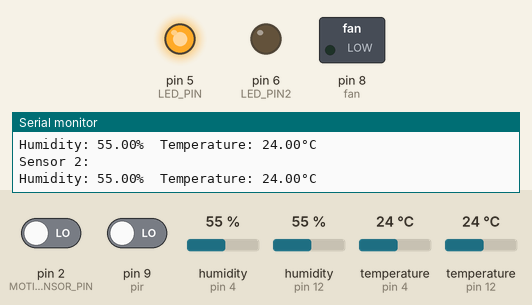
A sketch run on a simulated Arduino Uno, built with avr-gcc and run on an emulated ATmega328P. On the bench: switched loads named in the sketch (green lamp = pin HIGH), output pins drawn as LEDs (lit = HIGH), the last lines printed to the serial monitor. The test bench sets the inputs (shaded band); at power-on: humidity (sensors on pin 12, pin 4) 55 %, pin 9 (pir) LOW, pin 2 (MOTION_SENSOR_PIN) LOW, temperature (sensors on pin 4, pin 12) 24 °C.

Above: at 2.9 s.
3.0 s: humidity (sensor on pin 12) set to 59 %
6.5 s: humidity (sensor on pin 12) set to 62 %
At 10.7 s:
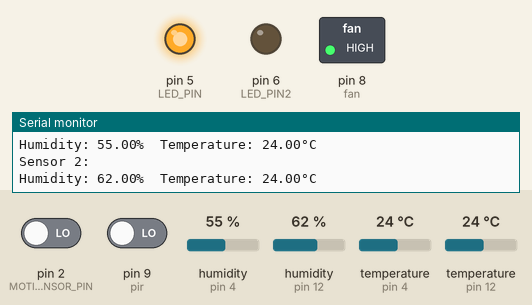
11.0 s: pin 9 (pir) driven HIGH
At 12.9 s:
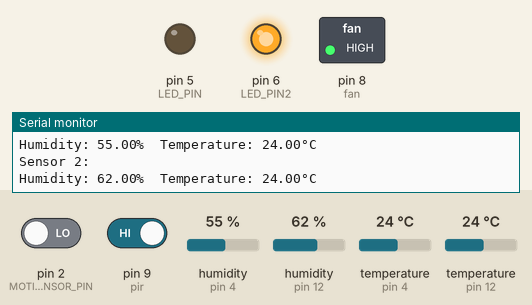
13.2 s: humidity (sensor on pin 12) set to 22 %
At 16.9 s:
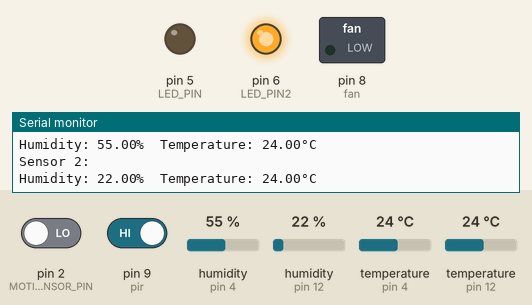
17.4 s: humidity (sensor on pin 12) set to 68 %
At 20.6 s:
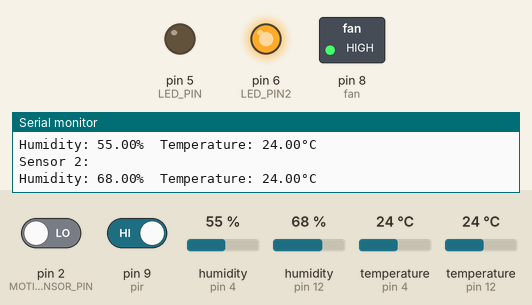
21.6 s: humidity (sensor on pin 12) set to 40 %
At 25.6 s:
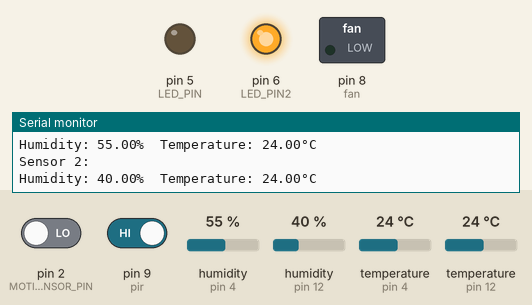
Timing chart, 0 to 26.9 s (numbered marks = the images above; inputs shaded):
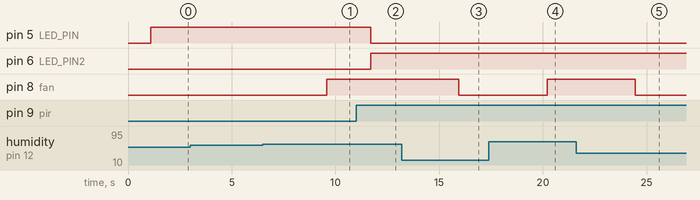

The sketch:

sketch_apr18a.ino
```cpp
#define fan 8
#include<Arduino.h>
const int MOTION_SENSOR_PIN = 2;   // Arduino pin connected to the OUTPUT pin of motion sensor
const int LED_PIN           = 5;   // Arduino pin connected to LED's pin
const int LED_PIN2 =6;
int motion ;
#include <DHT.h>
const int pir = 9;

// Define the pins for the DHT sensors

const int DHT_PIN_2 = 12;
const int DHT_PIN_1 = 4;

// Define the type of DHT sensor (DHT11)
// const int DHT_TYPE = DHT22;

// Create DHT objects

DHT dht2(DHT_PIN_2, DHT11);
DHT dht1(DHT_PIN_1, DHT11);
void setup() {
  // put your setup code here, to run once:
  pinMode(fan, OUTPUT);
  Serial.begin(9600);

  // Initialize DHT sensors
  dht2.begin();
  dht1.begin();
  pinMode(MOTION_SENSOR_PIN, INPUT); // set arduino pin to input mode
  pinMode(LED_PIN, OUTPUT);
  pinMode(LED_PIN2, OUTPUT);
  pinMode(pir, INPUT);

}

void loop() {
  // put your main code here, to run repeatedly:

float humidity2 = dht2.readHumidity();
float humidity1 = dht1.readHumidity();
float temperature1 = dht1.readTemperature();
float temperature2 = dht2.readTemperature();
delay(1000);
  Serial.println("Sensor 1:");
  Serial.print("Humidity: ");
  Serial.print(humidity1);
  Serial.print("%\t");
  Serial.print("Temperature: ");
  Serial.print(temperature1);
  Serial.println("°C");

   Serial.println("Sensor 2:");
  Serial.print("Humidity: ");
  Serial.print(humidity2);
  Serial.print("%\t");
  Serial.print("Temperature: ");
  Serial.print(temperature2);
  Serial.println("°C");
if (humidity2>60){
  digitalWrite(fan, HIGH);
}
else {
  digitalWrite(fan, LOW);

}
  // read new state
  if ( digitalRead(MOTION_SENSOR_PIN) ) { // pin state change: LOW -> HIGH

    digitalWrite(LED_PIN, LOW); // turn off
    digitalWrite(LED_PIN2, HIGH);
  }
  else{
    digitalWrite(LED_PIN,HIGH); // turn on
     digitalWrite(LED_PIN2, LOW);
  }
if ( digitalRead(pir )) {// pin state change: LOW -> HIGH

    digitalWrite(LED_PIN, LOW); // turn off
    digitalWrite(LED_PIN2, HIGH);
  }
  else{
    digitalWrite(LED_PIN,HIGH); // turn on
     digitalWrite(LED_PIN2, LOW);
  }

}
```

Measured:
- the behaviour switches between 60 and 61 % on humidity (sensor on pin 12) (found by bisection; images 0 and 1)
- after the input at 6.5 s, pin 8 (fan): LOW → HIGH after 3.1 s
- after the input at 11.0 s, pin 5 (LED_PIN): HIGH → LOW after 0.70 s; pin 6 (LED_PIN2): LOW → HIGH after 0.70 s
- after the input at 13.2 s, pin 8 (fan): HIGH → LOW after 2.8 s
- after the input at 17.4 s, pin 8 (fan): LOW → HIGH after 2.8 s
- after the input at 21.6 s, pin 8 (fan): HIGH → LOW after 2.8 s
